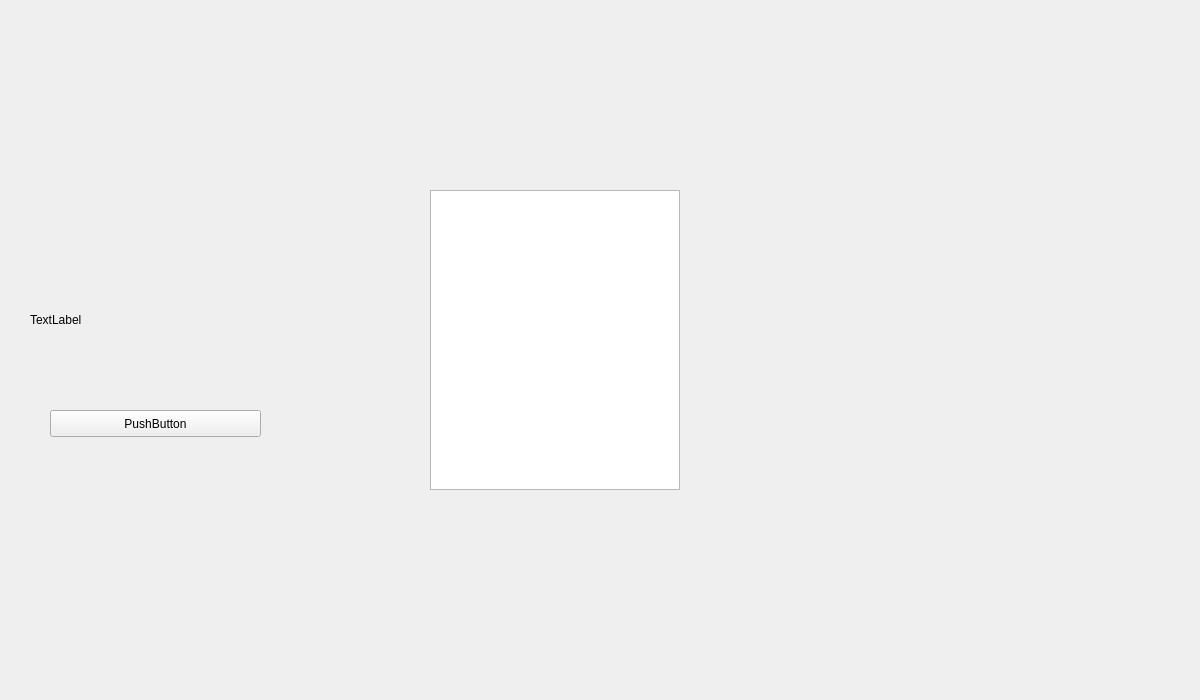
<?xml version="1.0" encoding="UTF-8"?>
<ui version="4.0">
 <class>Widget</class>
 <widget class="QWidget" name="Widget">
  <property name="geometry">
   <rect>
    <x>0</x>
    <y>0</y>
    <width>1200</width>
    <height>700</height>
   </rect>
  </property>
  <property name="minimumSize">
   <size>
    <width>1200</width>
    <height>700</height>
   </size>
  </property>
  <property name="maximumSize">
   <size>
    <width>1200</width>
    <height>700</height>
   </size>
  </property>
  <property name="windowTitle">
   <string>Widget</string>
  </property>
  <widget class="QLabel" name="label">
   <property name="geometry">
    <rect>
     <x>30</x>
     <y>70</y>
     <width>900</width>
     <height>500</height>
    </rect>
   </property>
   <property name="minimumSize">
    <size>
     <width>900</width>
     <height>500</height>
    </size>
   </property>
   <property name="maximumSize">
    <size>
     <width>900</width>
     <height>500</height>
    </size>
   </property>
   <property name="text">
    <string>TextLabel</string>
   </property>
   <property name="scaledContents">
    <bool>true</bool>
   </property>
  </widget>
  <widget class="QTextBrowser" name="textBrowser">
   <property name="geometry">
    <rect>
     <x>430</x>
     <y>190</y>
     <width>250</width>
     <height>300</height>
    </rect>
   </property>
   <property name="minimumSize">
    <size>
     <width>250</width>
     <height>300</height>
    </size>
   </property>
   <property name="maximumSize">
    <size>
     <width>250</width>
     <height>300</height>
    </size>
   </property>
   <property name="font">
    <font>
     <pointsize>16</pointsize>
    </font>
   </property>
  </widget>
  <widget class="QPushButton" name="pushButton">
   <property name="geometry">
    <rect>
     <x>50</x>
     <y>410</y>
     <width>211</width>
     <height>27</height>
    </rect>
   </property>
   <property name="text">
    <string>PushButton</string>
   </property>
  </widget>
 </widget>
 <resources/>
 <connections/>
</ui>
